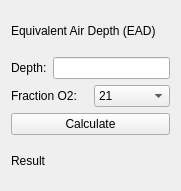
    <widget class="QWidget" name="layoutWidget">
     <property name="geometry">
      <rect>
       <x>10</x>
       <y>10</y>
       <width>181</width>
       <height>191</height>
      </rect>
     </property>
     <layout class="QVBoxLayout" name="EAD">
      <item>
       <widget class="QLabel" name="EAD_Title">
        <property name="text">
         <string>Equivalent Air Depth (EAD)</string>
        </property>
       </widget>
      </item>
      <item>
       <layout class="QHBoxLayout" name="EAD_Depth">
        <item>
         <widget class="QLabel" name="EAD_DepthLabel">
          <property name="text">
           <string>Depth:</string>
          </property>
         </widget>
        </item>
        <item>
         <widget class="QLineEdit" name="EAD_DepthField">
          <property name="text">
           <string/>
          </property>
         </widget>
        </item>
       </layout>
      </item>
      <item>
       <layout class="QHBoxLayout" name="fractionO2">
        <item>
         <widget class="QLabel" name="EAD_O2Label">
          <property name="text">
           <string>Fraction O2:</string>
          </property>
         </widget>
        </item>
        <item>
         <widget class="QComboBox" name="EAD_O2ComboBox">
          <item>
           <property name="text">
            <string>21</string>
           </property>
          </item>
          <item>
           <property name="text">
            <string>22</string>
           </property>
          </item>
          <item>
           <property name="text">
            <string>23</string>
           </property>
          </item>
          <item>
           <property name="text">
            <string>24</string>
           </property>
          </item>
          <item>
           <property name="text">
            <string>25</string>
           </property>
          </item>
          <item>
           <property name="text">
            <string>26</string>
           </property>
          </item>
          <item>
           <property name="text">
            <string>27</string>
           </property>
          </item>
          <item>
           <property name="text">
            <string>28</string>
           </property>
          </item>
          <item>
           <property name="text">
            <string>29</string>
           </property>
          </item>
          <item>
           <property name="text">
            <string>30</string>
           </property>
          </item>
          <item>
           <property name="text">
            <string>31</string>
           </property>
          </item>
          <item>
           <property name="text">
            <string>32</string>
           </property>
          </item>
          <item>
           <property name="text">
            <string>33</string>
           </property>
          </item>
          <item>
           <property name="text">
            <string>34</string>
           </property>
          </item>
          <item>
           <property name="text">
            <string>35</string>
           </property>
          </item>
          <item>
           <property name="text">
            <string>36</string>
           </property>
          </item>
          <item>
           <property name="text">
            <string>37</string>
           </property>
          </item>
          <item>
           <property name="text">
            <string>38</string>
           </property>
          </item>
          <item>
           <property name="text">
            <string>39</string>
           </property>
          </item>
          <item>
           <property name="text">
            <string>40</string>
           </property>
          </item>
          <item>
           <property name="text">
            <string>41</string>
           </property>
          </item>
          <item>
           <property name="text">
            <string>42</string>
           </property>
          </item>
          <item>
           <property name="text">
            <string>43</string>
           </property>
          </item>
          <item>
           <property name="text">
            <string>44</string>
           </property>
          </item>
          <item>
           <property name="text">
            <string>45</string>
           </property>
          </item>
          <item>
           <property name="text">
            <string>46</string>
           </property>
          </item>
          <item>
           <property name="text">
            <string>47</string>
           </property>
          </item>
          <item>
           <property name="text">
            <string>48</string>
           </property>
          </item>
          <item>
           <property name="text">
            <string>49</string>
           </property>
          </item>
          <item>
           <property name="text">
            <string>50</string>
           </property>
          </item>
          <item>
           <property name="text">
            <string>51</string>
           </property>
          </item>
          <item>
           <property name="text">
            <string>52</string>
           </property>
          </item>
          <item>
           <property name="text">
            <string>53</string>
           </property>
          </item>
          <item>
           <property name="text">
            <string>54</string>
           </property>
          </item>
          <item>
           <property name="text">
            <string>55</string>
           </property>
          </item>
          <item>
           <property name="text">
            <string>56</string>
           </property>
          </item>
          <item>
           <property name="text">
            <string>57</string>
           </property>
          </item>
          <item>
           <property name="text">
            <string>58</string>
           </property>
          </item>
          <item>
           <property name="text">
            <string>59</string>
           </property>
          </item>
          <item>
           <property name="text">
            <string>60</string>
           </property>
          </item>
          <item>
           <property name="text">
            <string>61</string>
           </property>
          </item>
          <item>
           <property name="text">
            <string>62</string>
           </property>
          </item>
          <item>
           <property name="text">
            <string>63</string>
           </property>
          </item>
          <item>
           <property name="text">
            <string>64</string>
           </property>
          </item>
          <item>
           <property name="text">
            <string>65</string>
           </property>
          </item>
          <item>
           <property name="text">
            <string>66</string>
           </property>
          </item>
          <item>
           <property name="text">
            <string>67</string>
           </property>
          </item>
          <item>
           <property name="text">
            <string>68</string>
           </property>
          </item>
          <item>
           <property name="text">
            <string>69</string>
           </property>
          </item>
          <item>
           <property name="text">
            <string>70</string>
           </property>
          </item>
          <item>
           <property name="text">
            <string>71</string>
           </property>
          </item>
          <item>
           <property name="text">
            <string>72</string>
           </property>
          </item>
          <item>
           <property name="text">
            <string>73</string>
           </property>
          </item>
          <item>
           <property name="text">
            <string>74</string>
           </property>
          </item>
          <item>
           <property name="text">
            <string>75</string>
           </property>
          </item>
          <item>
           <property name="text">
            <string>76</string>
           </property>
          </item>
          <item>
           <property name="text">
            <string>77</string>
           </property>
          </item>
          <item>
           <property name="text">
            <string>78</string>
           </property>
          </item>
          <item>
           <property name="text">
            <string>79</string>
           </property>
          </item>
          <item>
           <property name="text">
            <string>80</string>
           </property>
          </item>
          <item>
           <property name="text">
            <string>81</string>
           </property>
          </item>
          <item>
           <property name="text">
            <string>82</string>
           </property>
          </item>
          <item>
           <property name="text">
            <string>83</string>
           </property>
          </item>
          <item>
           <property name="text">
            <string>84</string>
           </property>
          </item>
          <item>
           <property name="text">
            <string>85</string>
           </property>
          </item>
          <item>
           <property name="text">
            <string>86</string>
           </property>
          </item>
          <item>
           <property name="text">
            <string>87</string>
           </property>
          </item>
          <item>
           <property name="text">
            <string>88</string>
           </property>
          </item>
          <item>
           <property name="text">
            <string>89</string>
           </property>
          </item>
          <item>
           <property name="text">
            <string>90</string>
           </property>
          </item>
          <item>
           <property name="text">
            <string>91</string>
           </property>
          </item>
          <item>
           <property name="text">
            <string>92</string>
           </property>
          </item>
          <item>
           <property name="text">
            <string>93</string>
           </property>
          </item>
          <item>
           <property name="text">
            <string>94</string>
           </property>
          </item>
          <item>
           <property name="text">
            <string>95</string>
           </property>
          </item>
          <item>
           <property name="text">
            <string>96</string>
           </property>
          </item>
          <item>
           <property name="text">
            <string>97</string>
           </property>
          </item>
          <item>
           <property name="text">
            <string>98</string>
           </property>
          </item>
          <item>
           <property name="text">
            <string>99</string>
           </property>
          </item>
          <item>
           <property name="text">
            <string>100</string>
           </property>
          </item>
         </widget>
        </item>
       </layout>
      </item>
      <item>
       <widget class="QPushButton" name="EAD_CalculateButton">
        <property name="text">
         <string>Calculate</string>
        </property>
       </widget>
      </item>
      <item>
       <widget class="QLabel" name="EAD_ResultLabel">
        <property name="text">
         <string>Result</string>
        </property>
       </widget>
      </item>
     </layout>
    </widget>
